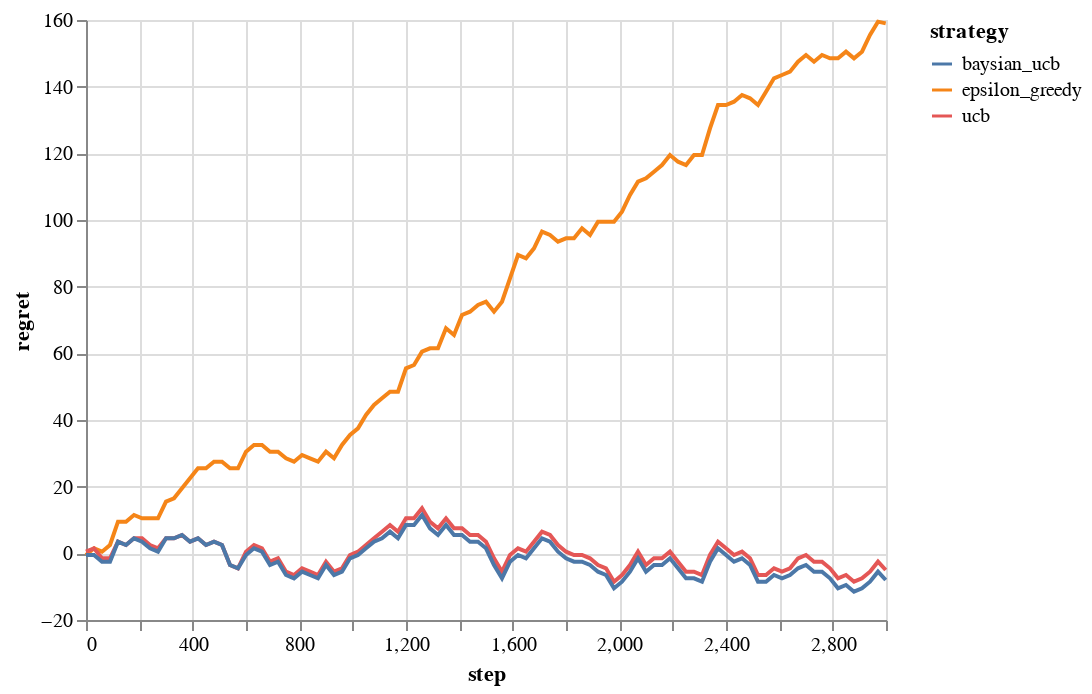

The cell this chart's notebook holds for it:
### Code cell
env.altair_chart_regret()

### Figure 1 — Vega-Lite specification as saved in the notebook (floating-point values rounded to 4 significant figures; data arrays with more than 128 entries replaced by an {"elided": "..."} marker saying what was removed)
{"config": {"view": {"continuousWidth": 400, "continuousHeight": 300}}, "data": {"name": "data-85db7d19c38c909b7becaedc9f04f198"}, "mark": "line", "encoding": {"color": {"type": "nominal", "field": "strategy"}, "x": {"type": "quantitative", "field": "step"}, "y": {"type": "quantitative", "field": "regret"}}, "$schema": "https://vega.github.io/schema/vega-lite/v4.8.1.json", "datasets": {"data-85db7d19c38c909b7becaedc9f04f198": {"elided": "303 records"}}}
